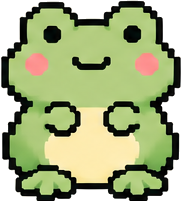
#> input picture src/assets/v11/cut/pet-frog.png, 182 x 201 px; its folder holds 4 pictures in this run
$ python prep_pets.py
#> lines starting #> are read from the running program, lines starting #| are printed output that depends on the picture
# scale the new pets to the game's pet size and find their eyes (anchors for clothes and blinking)
import json, numpy as np
from PIL import Image
from scipy import ndimage
KINDS = {'frog': ['mint', 'gold', 'pond', 'plum'], 'octopus': ['peach', 'lagoon', 'berry', 'ink'], 'capybara': ['honey', 'cocoa', 'cream', 'mist']}
anch = {}
for kind, sks in KINDS.items():
    base = Image.open(f'cut/pet-{kind}.png'); sc = min(185 / base.height, 188 / base.width)
#> further down, base is the input picture: PIL image 182x201 RGBA; mean R, G, B, A 164, 173.7, 126.2, 213.3
#> after `sc = min(185 / base.height, 188 / base.width)`: sc = 0.92
    for nm in [kind] + [f'{kind}-{s}' for s in sks]:
        im = Image.open(f'cut/pet-{nm}.png'); im = im.resize((round(im.width * sc), round(im.height * sc)), Image.LANCZOS); im.save(f'cut/g-pet-{nm}.png')
#> after `im = im.resize((round(im.width * sc), round(im.height * sc)), Image.LA`:
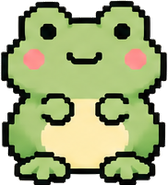
#> im: PIL image 168x185 RGBA; mean R, G, B, A 128.3, 138.6, 92.5, 213.3; transparent parts drawn white
#> (the run stopped early here; a loop or call above may not have finished)
